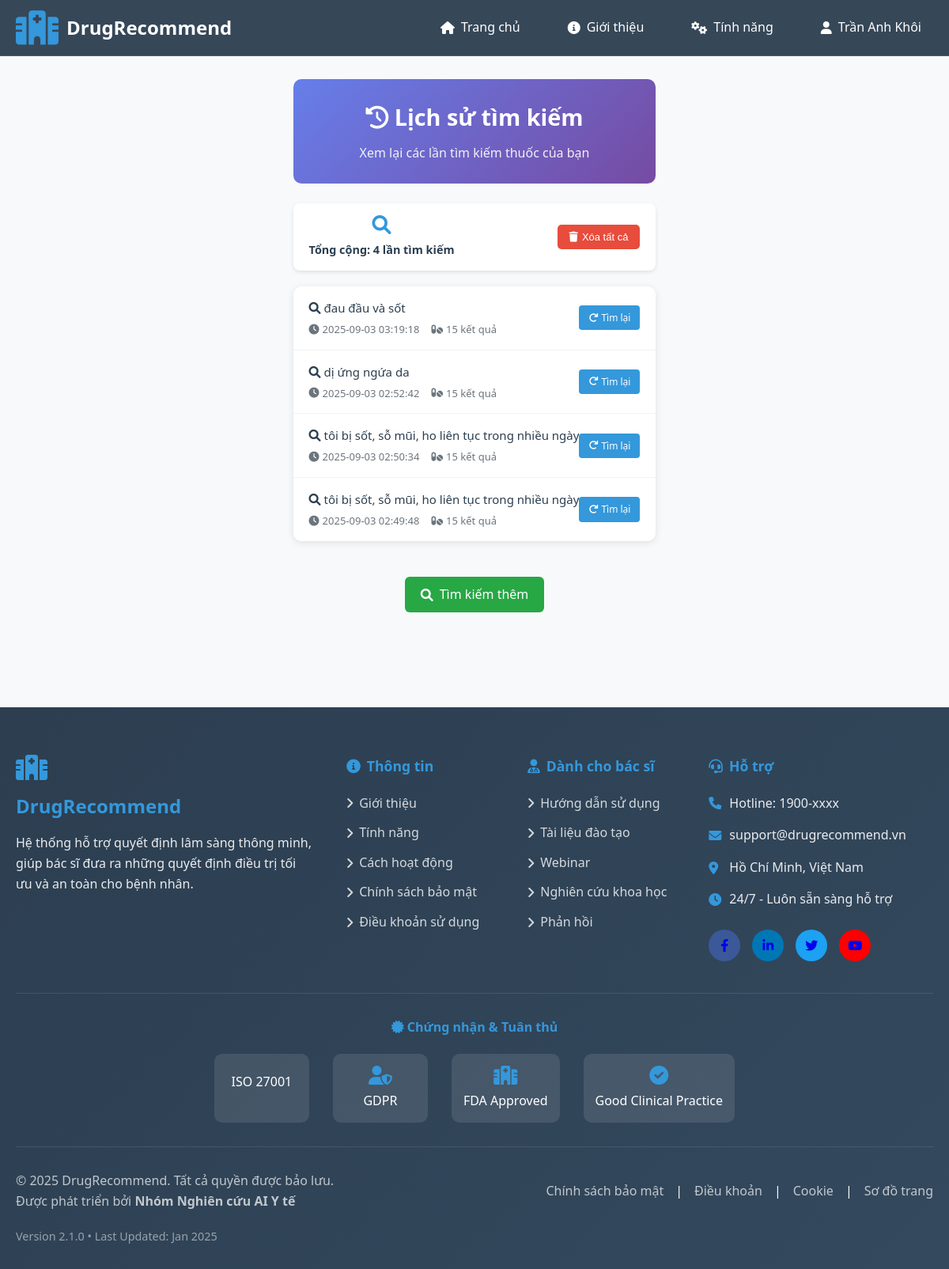
The app's page /search_history (signed in) with its own data.
### tables this page shows
CREATE TABLE search_logs (
            id INTEGER PRIMARY KEY AUTOINCREMENT,
            user_id INTEGER,
            symptoms TEXT NOT NULL,
            results_count INTEGER,
            search_time TIMESTAMP DEFAULT CURRENT_TIMESTAMP,
            FOREIGN KEY (user_id) REFERENCES users (id)
        );

### app.py (the view)
@app.route('/search_history')
@login_required
def search_history_page():
    try:
        user_id = session['user_id']
        history = get_search_history(user_id, limit=50)
        stats = get_search_statistics(user_id)
        user = {
            'user_id': session['user_id'],
            'username': session['username'],
            'full_name': session['full_name'],
            'role': session['role']
        }
        return render_template('search_history.html',
                             history=history,
                             stats=stats,
                             user=user)
    except Exception as e:
        flash(f'Lỗi tải lịch sử: {str(e)}', 'error')
        return redirect(url_for('index'))

### app.py (called while the page is built)
def login_required(f):
    @wraps(f)
    def decorated_function(*args, **kwargs):
        if 'user_id' not in session:
            flash('Vui lòng đăng nhập để truy cập.', 'warning')
            return redirect(url_for('login'))
        return f(*args, **kwargs)
    return decorated_function

### init.py (called while the page is built)
def get_db():
    conn = sqlite3.connect(DB_PATH)
    conn.row_factory = sqlite3.Row
    return conn

def get_search_history(user_id, limit=50):
    conn = get_db()
    history = conn.execute('''
        SELECT * FROM search_logs
        WHERE user_id = ?
        ORDER BY search_time DESC
        LIMIT ?
    ''', (user_id, limit)).fetchall()
    conn.close()
    return [dict(item) for item in history]

def get_search_statistics(user_id):
    conn = get_db()
    total_searches = conn.execute('''
        SELECT COUNT(*) FROM search_logs WHERE user_id = ?
    ''', (user_id,)).fetchone()[0]
    top_symptoms = conn.execute('''
        SELECT symptoms, COUNT(*) as count
        FROM search_logs
        WHERE user_id = ?
        GROUP BY LOWER(symptoms)
        ORDER BY count DESC
        LIMIT 5
    ''', (user_id,)).fetchall()
    return {
        'total_searches': total_searches,
        'top_symptoms': [dict(item) for item in top_symptoms]
    }

### templates/search_history.html (shortened to what this page needs)
{% extends "layout/base.html" %}
{% block extra_css %}
{{ super() }}
<link rel="stylesheet" href="{{ url_for('static', filename='css/search_history.css') }}">
{% endblock %}
{% block content %}
<div class="history-container">
    <div class="history-header">
        <h1><i class="fas fa-history"></i> Lịch sử tìm kiếm</h1>
        <p>Xem lại các lần tìm kiếm thuốc của bạn</p>
    </div>
    <div class="history-stats">
        <div class="stat-item">
            <i class="fas fa-search"></i>
            <span>Tổng cộng: <strong>{{ stats.total_searches }}</strong> lần tìm kiếm</span>
        </div>
        <button class="clear-btn" onclick="clearHistory()">
            <i class="fas fa-trash"></i> Xóa tất cả
        </button>
    </div>
    {% if history %}
        <div class="history-list">
            {% for item in history %}
            <div class="history-item">
                <div class="search-info">
                    <div class="search-symptoms">
                        <i class="fas fa-search"></i> {{ item.symptoms }}
                    </div>
                    <div class="search-meta">
                        <span>
                            <i class="fas fa-clock"></i> {{ item.search_time }}
                        </span>
                        <span>
                            <i class="fas fa-pills"></i> {{ item.results_count }} kết quả
                        </span>
                    </div>
                </div>
                <div class="history-actions">
                    <a href="{{ url_for('repeat_search', history_id=item.id) }}"
                       class="btn-small btn-primary">
                        <i class="fas fa-redo"></i> Tìm lại
                    </a>
                </div>
            </div>
            {% endfor %}
        </div>
    {% endif %}
    {% if history %}
    <div style="text-align: center; margin-top: 25px;">
        <a href="{{ url_for('index') }}" class="back-link">
            <i class="fas fa-search"></i> Tìm kiếm thêm
        </a>
    </div>
    {% endif %}
</div>
{% endblock %}

### static/css/style.css (style rules this page uses)
* { margin: 0; padding: 0; box-sizing: border-box; }
html, body { margin: 0; padding: 0; width: 100%; overflow-x: hidden; font-family: 'Segoe UI', Tahoma, Geneva, Verdana, sans-serif; line-height: 1.6; color: #333; scroll-behavior: smooth; }
body { background: #f8f9fa; min-height: 100vh; display: flex; flex-direction: column; }
.stat-item { display: flex; flex-direction: column; align-items: center; gap: 8px; transition: transform 0.3s ease; }
.stat-item i { font-size: 1.5em; color: #3498db; }
.stat-item span { font-weight: 600; font-size: 0.9em; }
.btn-primary { background: linear-gradient(45deg, #3498db, #2980b9); color: white; }

### static/css/search_history.css (style rules this page uses)
.history-container { max-width: 900px; margin: 80px auto 40px auto; padding: 20px; }
.history-header { background: linear-gradient(135deg, #667eea 0%, #764ba2 100%); color: white; padding: 25px; border-radius: 10px; margin-bottom: 25px; text-align: center; }
.history-header h1 { margin: 0 0 10px 0; font-size: 1.8em; }
.history-header p { margin: 0; opacity: 0.9; }
.history-stats { background: white; padding: 15px 20px; border-radius: 8px; margin-bottom: 20px; box-shadow: 0 2px 5px rgba(0,0,0,0.1); display: flex; justify-content: space-between; align-items: center; }
.stat-item { display: flex; align-items: center; gap: 8px; color: #2c3e50; }
.stat-item i { color: #3498db; }
.clear-btn { background: #e74c3c; color: white; border: none; padding: 8px 15px; border-radius: 5px; cursor: pointer; font-size: 13px; display: flex; align-items: center; gap: 5px; }
.history-list { background: white; border-radius: 10px; box-shadow: 0 2px 10px rgba(0,0,0,0.1); overflow: hidden; }
.history-item { padding: 15px 20px; border-bottom: 1px solid #f1f2f6; display: flex; justify-content: space-between; align-items: center; transition: background 0.2s ease; }
.history-item:last-child { border-bottom: none; }
.search-info { flex: 1; }
.search-symptoms { font-weight: 500; color: #2c3e50; margin-bottom: 5px; font-size: 15px; }
.search-meta { font-size: 13px; color: #6c757d; display: flex; gap: 15px; align-items: center; }
.search-meta span { display: flex; align-items: center; gap: 4px; }
.history-actions { display: flex; gap: 8px; }
.btn-small { padding: 6px 12px; border: none; border-radius: 4px; font-size: 12px; cursor: pointer; text-decoration: none; display: inline-flex; align-items: center; gap: 4px; transition: all 0.2s ease; }
.btn-primary { background: #3498db; color: white; }
.back-link { display: inline-flex; align-items: center; gap: 8px; padding: 10px 20px; background: #28a745; color: white; text-decoration: none; border-radius: 6px; margin-top: 20px; transition: background 0.2s ease; }

### records on screen
search_logs: symptoms "đau đầu và sốt", search_time "2025-09-03 03:19:18", results_count "15"
search_logs: symptoms "dị ứng ngứa da", search_time "2025-09-03 02:52:42", results_count "15"
search_logs: symptoms "tôi bị sốt, sỗ mũi, ho liên tục trong nhiều ngày", search_time "2025-09-03 02:50:34", results_count "15"
search_logs: symptoms "tôi bị sốt, sỗ mũi, ho liên tục trong nhiều ngày", search_time "2025-09-03 02:49:48", results_count "15"

### other values on screen
{{ user.full_name }} "Trần Anh Khôi"
{{ stats.total_searches }} "4"
